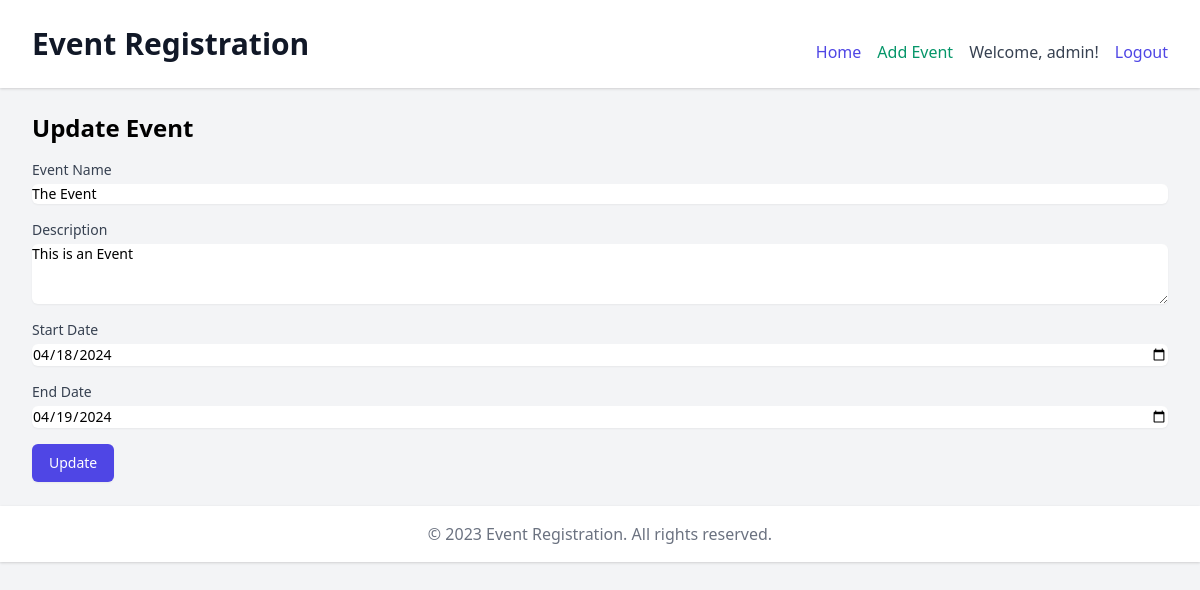
/events/update/1/ (signed in), run on the app's committed database.
### events/models.py (models this page shows, shortened)
class Event(models.Model):
    name = models.CharField(max_length=100)
    description = models.TextField()
    start_date = models.DateField()
    end_date = models.DateField()
    registrants = models.ManyToManyField(User, related_name='registered_events')

### events/views.py (the view)
# urls.py: path('update/<int:event_id>/', views.update_event, name='update_event'),
@login_required
@user_passes_test(is_admin)
def update_event(request, event_id):
    event = get_object_or_404(Event, id=event_id)
    if request.method == 'POST':
        form = EventForm(request.POST, instance=event)
        if form.is_valid():
            form.save()
            return redirect('event_list')
    else:
        form = EventForm(instance=event)
    return render(request, 'update_event.html', {'form': form})

### events/forms.py
class EventForm(forms.ModelForm):
    class Meta:
        model = Event
        fields = ['name', 'description', 'start_date', 'end_date']

### events/views.py (called while the page is built)
def is_admin(user):
    return user.is_superuser

### events/templates/update_event.html (shortened to what this page needs)
{% extends 'base.html' %}
{% block content %}
  <h2 class="text-2xl font-bold mb-4">Update Event</h2>
  <form method="post" class="space-y-4">
    <div>
      <label for="{{ form.name.id_for_label }}" class="block text-sm font-medium text-gray-700">Event Name</label>
      <input type="text" name="{{ form.name.html_name }}" id="{{ form.name.id_for_label }}" value="{{ form.name.value }}" class="mt-1 focus:ring-indigo-500 focus:border-indigo-500 block w-full shadow-sm sm:text-sm border-gray-300 rounded-md" required>
    </div>
    <div>
      <label for="{{ form.description.id_for_label }}" class="block text-sm font-medium text-gray-700">Description</label>
      <textarea name="{{ form.description.html_name }}" id="{{ form.description.id_for_label }}" rows="3" class="mt-1 focus:ring-indigo-500 focus:border-indigo-500 block w-full shadow-sm sm:text-sm border-gray-300 rounded-md" required>{{ form.description.value }}</textarea>
    </div>
    <div>
      <label for="{{ form.start_date.id_for_label }}" class="block text-sm font-medium text-gray-700">Start Date</label>
      <input type="date" name="{{ form.start_date.html_name }}" id="{{ form.start_date.id_for_label }}" value="{{ form.start_date.value|date:'Y-m-d' }}" class="mt-1 focus:ring-indigo-500 focus:border-indigo-500 block w-full shadow-sm sm:text-sm border-gray-300 rounded-md" required>
    </div>
    <div>
      <label for="{{ form.end_date.id_for_label }}" class="block text-sm font-medium text-gray-700">End Date</label>
      <input type="date" name="{{ form.end_date.html_name }}" id="{{ form.end_date.id_for_label }}" value="{{ form.end_date.value|date:'Y-m-d' }}" class="mt-1 focus:ring-indigo-500 focus:border-indigo-500 block w-full shadow-sm sm:text-sm border-gray-300 rounded-md" required>
    </div>
    <button type="submit" class="inline-flex justify-center py-2 px-4 border border-transparent shadow-sm text-sm font-medium rounded-md text-white bg-indigo-600 hover:bg-indigo-700 focus:outline-none focus:ring-2 focus:ring-offset-2 focus:ring-indigo-500">Update</button>
  </form>
{% endblock %}

### templates/base.html (shortened to what this page needs)
<!DOCTYPE html>
<html lang="en">
<head>
  <link href="https://cdn.jsdelivr.net/npm/tailwindcss@2.2.19/dist/tailwind.min.css" rel="stylesheet">
</head>
<body class="bg-gray-100">
  <header class="bg-white shadow">
    <div class="max-w-7xl mx-auto py-6 px-4 sm:px-6 lg:px-8 flex justify-between items-center">
      <h1 class="text-3xl font-bold leading-tight text-gray-900">Event Registration</h1>
      <nav class="mt-4">
        <ul class="flex space-x-4">
          <li><a href="{% url 'home' %}" class="text-indigo-600 hover:text-indigo-900">Home</a></li>
          {% if user.is_superuser %}
            <li><a href="{% url 'create_event' %}" class="text-green-600 hover:text-green-900">Add Event</a></li>
          {% endif %}
          {% if user.is_authenticated %}
            <li><span class="text-gray-700">Welcome, {{ user.username }}!</span></li>
            <li><a href="{% url 'logout' %}" class="text-indigo-600 hover:text-indigo-900">Logout</a></li>
          {% else %}
            <li><a href="{% url 'login' %}" class="text-indigo-600 hover:text-indigo-900">Login</a></li>
            <li><a href="{% url 'register' %}" class="text-indigo-600 hover:text-indigo-900">Register</a></li>
          {% endif %}
        </ul>
      </nav>
    </div>
  </header>
  <main class="max-w-7xl mx-auto py-6 sm:px-6 lg:px-8">
    {% block content %}
    {% endblock %}
  </main>
  <footer class="bg-white shadow">
    <div class="max-w-7xl mx-auto py-4 px-4 sm:px-6 lg:px-8">
      <p class="text-center text-gray-500">&copy; 2023 Event Registration. All rights reserved.</p>
    </div>
  </footer>
</body>
</html>

### data on the page
Event: name "The Event", description "This is an Event", start_date "04/18/2024", end_date "04/19/2024"

### other printed values
{{ user.username }} "admin"
